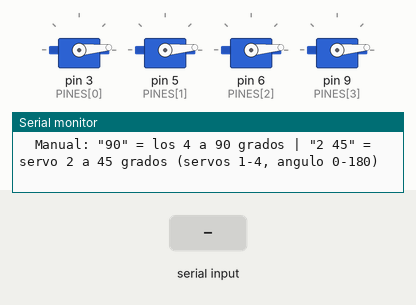
This sketch was run on a simulated Arduino Uno, built with avr-gcc and run on an emulated ATmega328P. On the bench: 4 × servo, the last lines printed to the serial monitor. The test bench sets the inputs (shaded band).

Above: at 1.2 s.
1.3 s: "A\n" received over Serial
At 4.3 s:
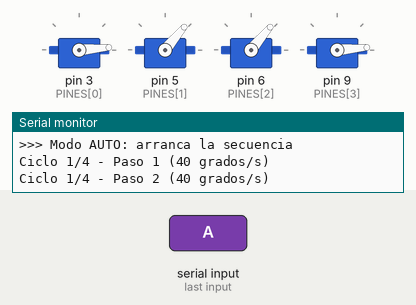
7.3 s: "I\n" received over Serial
At 15.8 s:
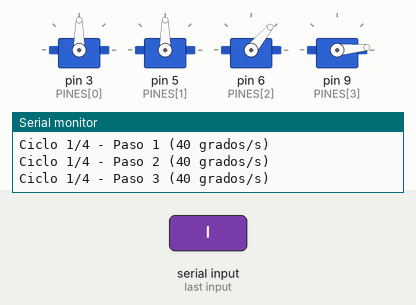
Timing chart, 0 to 18.2 s (numbered marks = the images above; inputs shaded):
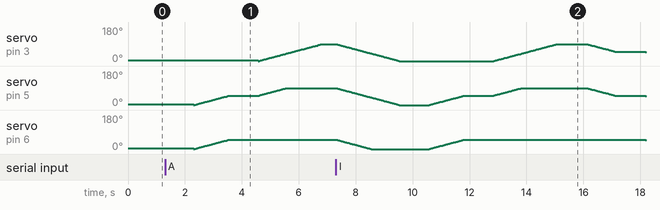

The sketch:

pulgar_auto_4S.ino
```cpp
// Pulgar: 4 servos MG90S directo en el Arduino UNO, con modo automático y manual
// (basado en prueba_4_servos)
// - Señales (cable amarillo/naranja): motor 1 en D3, motor 2 en D5, motor 3 en D6, motor 4 en D9.
// - Alimentación de los servos desde el pack de pilas, con GND común al Arduino.
// - Arranca en modo MANUAL con los servos en 0°.
// Comandos por el Monitor Serie (115200 baudios):
//   A       -> modo automático: arranca la secuencia (se hace 4 veces, cada vez más rápido, la última a velocidad máxima, y se detiene)
//   I       -> modo automático: vuelve a arrancar la secuencia
//   M       -> modo manual (la secuencia se frena donde esté)
//   P       -> PARADA DE EMERGENCIA: los servos se quedan donde están y pasa a manual
//   En modo manual:
//     "90"    -> los 4 servos a 90°
//     "2 45"  -> solo el servo 2 a 45° (servos 1 a 4)

#include <Servo.h>

const uint8_t CANTIDAD_SERVOS = 4;
const uint8_t PINES[CANTIDAD_SERVOS] = { 3, 5, 6, 9 };

// Pulso para 0° y 180° de cada servo. Si alguno se pasa de tope o zumba en las puntas, achicar el suyo.
const int US_MIN[CANTIDAD_SERVOS] = {  600,  600,  600,  600 };
const int US_MAX[CANTIDAD_SERVOS] = { 2400, 2400, 2400, 2400 };

// ---------- Secuencia automática ----------
const int8_t MANTIENE = -1;   // el motor se queda donde está en ese paso
const uint8_t CANTIDAD_PASOS = 5;
const int8_t SECUENCIA[CANTIDAD_PASOS][CANTIDAD_SERVOS] = {
  // motor 1   motor 2   motor 3   motor 4
  {     0,        0,        0,        0     },   // paso 1: todos a 0
  {     0,       50,       50,   MANTIENE   },   // paso 2: 1 a 0, 2 y 3 a 50
  {    90,       90,  MANTIENE,  MANTIENE   },   // paso 3: 1 y 2 a 90, 3 mantiene
  {    50,       50,  MANTIENE,  MANTIENE   },   // paso 4: 1 y 2 a 50, 3 mantiene
  {     0,        0,        0,   MANTIENE   },   // paso 5: 1, 2 y 3 a 0
};
const uint8_t REPETICIONES = 4;
// Grados por segundo en cada repetición: cada ciclo va más rápido que el anterior.
// VELOCIDAD_MAXIMA = salto directo al ángulo: el servo va a su velocidad máxima (P no lo frena a mitad de camino)
const float VELOCIDAD_MAXIMA = 0;
const float VELOCIDADES[REPETICIONES] = { 40.0, 70.0, 100.0, VELOCIDAD_MAXIMA };
const unsigned long PAUSA_PASO_MS = 1000;    // espera al terminar cada paso
const unsigned long PERIODO_MS = 10;         // actualización del movimiento

Servo servos[CANTIDAD_SERVOS];
float angulo[CANTIDAD_SERVOS];     // último ángulo enviado
float objetivo[CANTIDAD_SERVOS];

bool modoAuto = false;
bool secuenciaCorriendo = false;
uint8_t paso = 0;
uint8_t repeticion = 0;
bool esperando = false;            // terminó el movimiento del paso, haciendo la pausa
unsigned long tFinPaso = 0;

void servoAngulo(uint8_t i, float a) {
  angulo[i] = a;
  servos[i].writeMicroseconds(US_MIN[i] + a * (US_MAX[i] - US_MIN[i]) / 180.0);
}

void ayuda() {
  Serial.println("Comandos: A = auto | I = reiniciar secuencia | M = manual | P = PARADA DE EMERGENCIA");
  Serial.println("  Manual: \"90\" = los 4 a 90 grados | \"2 45\" = servo 2 a 45 grados (servos 1-4, angulo 0-180)");
}

// ---------- Modo automático ----------
void iniciarPaso() {
  for (uint8_t i = 0; i < CANTIDAD_SERVOS; i++) {
    if (SECUENCIA[paso][i] != MANTIENE) objetivo[i] = SECUENCIA[paso][i];
  }
  esperando = false;
  Serial.print("Ciclo "); Serial.print(repeticion + 1); Serial.print("/"); Serial.print(REPETICIONES);
  Serial.print(" - Paso "); Serial.print(paso + 1);
  if (VELOCIDADES[repeticion] == VELOCIDAD_MAXIMA) {
    Serial.println(" (velocidad maxima)");
  } else {
    Serial.print(" ("); Serial.print(VELOCIDADES[repeticion], 0); Serial.println(" grados/s)");
  }
}

void iniciarSecuencia() {
  modoAuto = true;
  secuenciaCorriendo = true;
  paso = 0;
  repeticion = 0;
  Serial.println(">>> Modo AUTO: arranca la secuencia");
  iniciarPaso();
}

// Frena todo donde está (la secuencia y cualquier movimiento a medio camino)
void detener() {
  secuenciaCorriendo = false;
  for (uint8_t i = 0; i < CANTIDAD_SERVOS; i++) objetivo[i] = angulo[i];
}

void actualizarAuto() {
  static unsigned long tAnterior = millis();
  unsigned long ahora = millis();
  if (ahora - tAnterior < PERIODO_MS) return;
  unsigned long dt = ahora - tAnterior;
  tAnterior = ahora;
  if (!secuenciaCorriendo) return;
  float pasoGrados = VELOCIDADES[repeticion] == VELOCIDAD_MAXIMA ? 180.0 : VELOCIDADES[repeticion] * dt / 1000.0;

  bool llegaron = true;
  for (uint8_t i = 0; i < CANTIDAD_SERVOS; i++) {
    float dif = objetivo[i] - angulo[i];
    if (dif == 0) continue;
    llegaron = false;
    if (fabs(dif) <= pasoGrados) servoAngulo(i, objetivo[i]);
    else servoAngulo(i, angulo[i] + (dif > 0 ? pasoGrados : -pasoGrados));
  }
  if (!llegaron) return;

  if (!esperando) {
    esperando = true;
    tFinPaso = ahora;
    return;
  }
  if (ahora - tFinPaso < PAUSA_PASO_MS) return;

  paso++;
  if (paso >= CANTIDAD_PASOS) {
    paso = 0;
    repeticion++;
    if (repeticion >= REPETICIONES) {
      secuenciaCorriendo = false;
      Serial.println(">>> Secuencia terminada. I = repetir | M = manual");
      return;
    }
  }
  iniciarPaso();
}

// ---------- Modo manual (igual que prueba_4_servos) ----------
void comandoManual(String linea) {
  int espacio = linea.indexOf(' ');
  int servo = 0;   // 0 = todos
  int a;
  if (espacio < 0) {
    a = linea.toInt();
  } else {
    servo = linea.substring(0, espacio).toInt();
    a = linea.substring(espacio + 1).toInt();
    if (servo < 1 || servo > CANTIDAD_SERVOS) {
      Serial.println("Servo invalido.");
      ayuda();
      return;
    }
  }

  if (a < 0 || a > 180 || (a == 0 && linea.charAt(linea.length() - 1) != '0')) {
    Serial.println("Comando invalido.");
    ayuda();
    return;
  }

  if (servo == 0) {
    for (uint8_t i = 0; i < CANTIDAD_SERVOS; i++) { servoAngulo(i, a); objetivo[i] = a; }
    Serial.print("Todos a "); Serial.println(a);
  } else {
    servoAngulo(servo - 1, a);
    objetivo[servo - 1] = a;
    Serial.print("Servo "); Serial.print(servo); Serial.print(" a "); Serial.println(a);
  }
}

void procesarComando(String linea) {
  linea.trim();
  linea.toUpperCase();
  if (linea.length() == 0) return;

  if (linea == "P") {
    detener();
    modoAuto = false;
    Serial.println("!!! PARADA DE EMERGENCIA: servos detenidos donde estaban. Modo MANUAL");
    return;
  }
  if (linea == "A" || linea == "I") { iniciarSecuencia(); return; }
  if (linea == "M") {
    detener();
    modoAuto = false;
    Serial.println(">>> Modo MANUAL");
    return;
  }

  if (modoAuto) {
    Serial.println("En modo AUTO: M o P para pasar a manual, I para repetir la secuencia.");
    return;
  }
  comandoManual(linea);
}

void setup() {
  Serial.begin(115200);
  Serial.setTimeout(100);   // anda con o sin fin de línea en el Monitor Serie
  Serial.println("\n=== Pulgar auto - 4 servos (D3, D5, D6, D9) ===");

  // Se carga el pulso de 0° antes de attach para que el primer pulso ya sea el 0
  for (uint8_t i = 0; i < CANTIDAD_SERVOS; i++) {
    angulo[i] = objetivo[i] = 0;
    servos[i].writeMicroseconds(US_MIN[i]);
    servos[i].attach(PINES[i], US_MIN[i], US_MAX[i]);
  }
  Serial.println("Servos en 0. Modo MANUAL.");
  ayuda();
}

void loop() {
  if (Serial.available()) procesarComando(Serial.readStringUntil('\n'));
  actualizarAuto();
}
```
